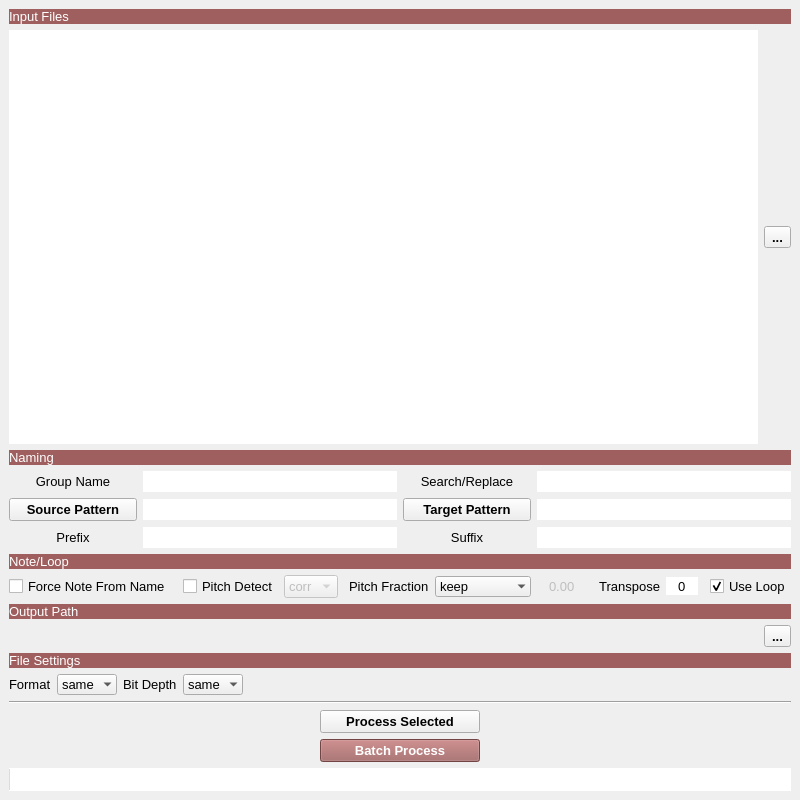
<?xml version="1.0" encoding="UTF-8"?>
<ui version="4.0">
 <class>rename_tool_mw</class>
 <widget class="QMainWindow" name="rename_tool_mw">
  <property name="geometry">
   <rect>
    <x>0</x>
    <y>0</y>
    <width>800</width>
    <height>800</height>
   </rect>
  </property>
  <property name="font">
   <font>
    <pointsize>10</pointsize>
    <strikeout>false</strikeout>
    <stylestrategy>PreferAntialias</stylestrategy>
   </font>
  </property>
  <property name="windowTitle">
   <string>Rename Sample Tool</string>
  </property>
  <property name="locale">
   <locale language="English" country="UnitedStates"/>
  </property>
  <widget class="QWidget" name="centralwidget">
   <layout class="QVBoxLayout" name="verticalLayout">
    <item>
     <widget class="QLabel" name="files_title_l">
      <property name="sizePolicy">
       <sizepolicy hsizetype="Minimum" vsizetype="Fixed">
        <horstretch>0</horstretch>
        <verstretch>0</verstretch>
       </sizepolicy>
      </property>
      <property name="minimumSize">
       <size>
        <width>64</width>
        <height>0</height>
       </size>
      </property>
      <property name="styleSheet">
       <string notr="true">background-color: rgb(159, 95, 95);
color: rgb(255, 255, 255);</string>
      </property>
      <property name="text">
       <string>Input Files</string>
      </property>
     </widget>
    </item>
    <item>
     <layout class="QHBoxLayout" name="files_lyt">
      <item>
       <widget class="QListWidget" name="files_lw">
        <property name="toolTip">
         <string>Drag and drop files or directories
Right click for context actions
Double-click to play</string>
        </property>
        <property name="frameShape">
         <enum>QFrame::NoFrame</enum>
        </property>
        <property name="dragDropMode">
         <enum>QAbstractItemView::DropOnly</enum>
        </property>
        <property name="selectionMode">
         <enum>QAbstractItemView::ExtendedSelection</enum>
        </property>
       </widget>
      </item>
      <item>
       <widget class="QToolButton" name="set_files_tb">
        <property name="font">
         <font>
          <weight>75</weight>
          <bold>true</bold>
         </font>
        </property>
        <property name="toolTip">
         <string>Set files to process</string>
        </property>
        <property name="text">
         <string>...</string>
        </property>
       </widget>
      </item>
     </layout>
    </item>
    <item>
     <widget class="QLabel" name="naming_title_l">
      <property name="sizePolicy">
       <sizepolicy hsizetype="Minimum" vsizetype="Fixed">
        <horstretch>0</horstretch>
        <verstretch>0</verstretch>
       </sizepolicy>
      </property>
      <property name="minimumSize">
       <size>
        <width>64</width>
        <height>0</height>
       </size>
      </property>
      <property name="styleSheet">
       <string notr="true">background-color: rgb(159, 95, 95);
color: rgb(255, 255, 255);</string>
      </property>
      <property name="text">
       <string>Naming</string>
      </property>
     </widget>
    </item>
    <item>
     <layout class="QHBoxLayout" name="basename_lyt">
      <item>
       <widget class="QLabel" name="groupname_l">
        <property name="sizePolicy">
         <sizepolicy hsizetype="Preferred" vsizetype="Preferred">
          <horstretch>0</horstretch>
          <verstretch>0</verstretch>
         </sizepolicy>
        </property>
        <property name="minimumSize">
         <size>
          <width>128</width>
          <height>0</height>
         </size>
        </property>
        <property name="text">
         <string>Group Name</string>
        </property>
        <property name="alignment">
         <set>Qt::AlignCenter</set>
        </property>
       </widget>
      </item>
      <item>
       <widget class="QLineEdit" name="groupname_le">
        <property name="toolTip">
         <string>Override group/base name</string>
        </property>
        <property name="text">
         <string/>
        </property>
        <property name="frame">
         <bool>false</bool>
        </property>
        <property name="alignment">
         <set>Qt::AlignCenter</set>
        </property>
       </widget>
      </item>
      <item>
       <widget class="QLabel" name="repstr_l">
        <property name="sizePolicy">
         <sizepolicy hsizetype="Preferred" vsizetype="Preferred">
          <horstretch>0</horstretch>
          <verstretch>0</verstretch>
         </sizepolicy>
        </property>
        <property name="minimumSize">
         <size>
          <width>128</width>
          <height>0</height>
         </size>
        </property>
        <property name="text">
         <string>Search/Replace</string>
        </property>
        <property name="alignment">
         <set>Qt::AlignCenter</set>
        </property>
       </widget>
      </item>
      <item>
       <widget class="QLineEdit" name="repstr_le">
        <property name="toolTip">
         <string>Enter 2 words separated by commas
The 1st word is replaced by the 2nd
The token is then available using {repstr} in the target pattern</string>
        </property>
        <property name="text">
         <string/>
        </property>
        <property name="frame">
         <bool>false</bool>
        </property>
        <property name="alignment">
         <set>Qt::AlignCenter</set>
        </property>
       </widget>
      </item>
     </layout>
    </item>
    <item>
     <layout class="QHBoxLayout" name="pattern_lyt">
      <item>
       <widget class="QPushButton" name="src_pattern_pb">
        <property name="sizePolicy">
         <sizepolicy hsizetype="Preferred" vsizetype="Preferred">
          <horstretch>0</horstretch>
          <verstretch>0</verstretch>
         </sizepolicy>
        </property>
        <property name="minimumSize">
         <size>
          <width>128</width>
          <height>0</height>
         </size>
        </property>
        <property name="font">
         <font>
          <weight>75</weight>
          <bold>true</bold>
         </font>
        </property>
        <property name="toolTip">
         <string>Pattern used to convert sample names to attribute values
Click for context menu and some pattern examples</string>
        </property>
        <property name="text">
         <string>Source Pattern</string>
        </property>
       </widget>
      </item>
      <item>
       <widget class="QLineEdit" name="src_pattern_le">
        <property name="toolTip">
         <string>Extract attributes following this pattern
Attributes names enclosed in curly braces {}</string>
        </property>
        <property name="text">
         <string/>
        </property>
        <property name="frame">
         <bool>false</bool>
        </property>
        <property name="alignment">
         <set>Qt::AlignCenter</set>
        </property>
       </widget>
      </item>
      <item>
       <widget class="QPushButton" name="tgt_pattern_pb">
        <property name="sizePolicy">
         <sizepolicy hsizetype="Preferred" vsizetype="Preferred">
          <horstretch>0</horstretch>
          <verstretch>0</verstretch>
         </sizepolicy>
        </property>
        <property name="minimumSize">
         <size>
          <width>128</width>
          <height>0</height>
         </size>
        </property>
        <property name="font">
         <font>
          <weight>75</weight>
          <bold>true</bold>
         </font>
        </property>
        <property name="toolTip">
         <string>Pattern used to compose file names from attributes
Click for context menu and some pattern examples</string>
        </property>
        <property name="text">
         <string>Target Pattern</string>
        </property>
       </widget>
      </item>
      <item>
       <widget class="QLineEdit" name="tgt_pattern_le">
        <property name="toolTip">
         <string>Recompose attributes following this pattern
Attributes names enclosed in curly braces {}</string>
        </property>
        <property name="text">
         <string/>
        </property>
        <property name="frame">
         <bool>false</bool>
        </property>
        <property name="alignment">
         <set>Qt::AlignCenter</set>
        </property>
       </widget>
      </item>
     </layout>
    </item>
    <item>
     <layout class="QHBoxLayout" name="presuffix_lyt">
      <item>
       <widget class="QLabel" name="prefix_l">
        <property name="sizePolicy">
         <sizepolicy hsizetype="Preferred" vsizetype="Preferred">
          <horstretch>0</horstretch>
          <verstretch>0</verstretch>
         </sizepolicy>
        </property>
        <property name="minimumSize">
         <size>
          <width>128</width>
          <height>0</height>
         </size>
        </property>
        <property name="text">
         <string>Prefix</string>
        </property>
        <property name="alignment">
         <set>Qt::AlignCenter</set>
        </property>
       </widget>
      </item>
      <item>
       <widget class="QLineEdit" name="prefix_le">
        <property name="text">
         <string/>
        </property>
        <property name="frame">
         <bool>false</bool>
        </property>
        <property name="alignment">
         <set>Qt::AlignCenter</set>
        </property>
       </widget>
      </item>
      <item>
       <widget class="QLabel" name="suffix_l">
        <property name="sizePolicy">
         <sizepolicy hsizetype="Preferred" vsizetype="Preferred">
          <horstretch>0</horstretch>
          <verstretch>0</verstretch>
         </sizepolicy>
        </property>
        <property name="minimumSize">
         <size>
          <width>128</width>
          <height>0</height>
         </size>
        </property>
        <property name="text">
         <string>Suffix</string>
        </property>
        <property name="alignment">
         <set>Qt::AlignCenter</set>
        </property>
       </widget>
      </item>
      <item>
       <widget class="QLineEdit" name="suffix_le">
        <property name="text">
         <string/>
        </property>
        <property name="frame">
         <bool>false</bool>
        </property>
        <property name="alignment">
         <set>Qt::AlignCenter</set>
        </property>
       </widget>
      </item>
     </layout>
    </item>
    <item>
     <widget class="QLabel" name="note_loop_title">
      <property name="sizePolicy">
       <sizepolicy hsizetype="Minimum" vsizetype="Fixed">
        <horstretch>0</horstretch>
        <verstretch>0</verstretch>
       </sizepolicy>
      </property>
      <property name="minimumSize">
       <size>
        <width>64</width>
        <height>0</height>
       </size>
      </property>
      <property name="styleSheet">
       <string notr="true">background-color: rgb(159, 95, 95);
color: rgb(255, 255, 255);</string>
      </property>
      <property name="text">
       <string>Note/Loop</string>
      </property>
     </widget>
    </item>
    <item>
     <layout class="QHBoxLayout" name="note_lyt">
      <item>
       <widget class="QCheckBox" name="force_pitch_name_cb">
        <property name="toolTip">
         <string>Attempt to read the note from the whole sample name
Might work even when the name is badly formatted</string>
        </property>
        <property name="text">
         <string>Force Note From Name</string>
        </property>
        <property name="checked">
         <bool>false</bool>
        </property>
       </widget>
      </item>
      <item>
       <spacer name="horizontalSpacer">
        <property name="orientation">
         <enum>Qt::Horizontal</enum>
        </property>
        <property name="sizeHint" stdset="0">
         <size>
          <width>40</width>
          <height>20</height>
         </size>
        </property>
       </spacer>
      </item>
      <item>
       <widget class="QCheckBox" name="pitch_detect_cb">
        <property name="toolTip">
         <string>Override any existing pitch information</string>
        </property>
        <property name="text">
         <string>Pitch Detect</string>
        </property>
       </widget>
      </item>
      <item>
       <widget class="QComboBox" name="pitch_mode_cmb">
        <property name="enabled">
         <bool>false</bool>
        </property>
        <property name="toolTip">
         <string>Pitch detection algorithm

'corr'	auto-correlation, fastest method by far but can be wrong about octave
'pyin'	pyin algorithm, good results with average speed

NOTE:	None is perfect so always double-check results in an audio editor such as Audacity or RX using spectrum/frequency analysis
	Pitch detection does not work on bell-like sounds</string>
        </property>
        <item>
         <property name="text">
          <string>corr</string>
         </property>
        </item>
        <item>
         <property name="text">
          <string>pyin</string>
         </property>
        </item>
       </widget>
      </item>
      <item>
       <spacer name="horizontalSpacer_4">
        <property name="orientation">
         <enum>Qt::Horizontal</enum>
        </property>
        <property name="sizeHint" stdset="0">
         <size>
          <width>40</width>
          <height>20</height>
         </size>
        </property>
       </spacer>
      </item>
      <item>
       <widget class="QLabel" name="pitch_fraction_l">
        <property name="text">
         <string>Pitch Fraction</string>
        </property>
       </widget>
      </item>
      <item>
       <widget class="QComboBox" name="pitch_fraction_cmb">
        <property name="sizePolicy">
         <sizepolicy hsizetype="Minimum" vsizetype="Fixed">
          <horstretch>0</horstretch>
          <verstretch>0</verstretch>
         </sizepolicy>
        </property>
        <property name="toolTip">
         <string>keep: use embedded value (if applicable)
override: replace with a given value
fine_tune: Detect pitch fraction using autocorrelation
fine_tune_lr: Detect pitch fraction using librosa</string>
        </property>
        <property name="currentIndex">
         <number>0</number>
        </property>
        <property name="frame">
         <bool>false</bool>
        </property>
        <item>
         <property name="text">
          <string>keep</string>
         </property>
        </item>
        <item>
         <property name="text">
          <string>override</string>
         </property>
        </item>
        <item>
         <property name="text">
          <string>fine_tune</string>
         </property>
        </item>
        <item>
         <property name="text">
          <string>fine_tune_lr</string>
         </property>
        </item>
       </widget>
      </item>
      <item>
       <widget class="QDoubleSpinBox" name="pitchfraction_dsb">
        <property name="enabled">
         <bool>false</bool>
        </property>
        <property name="toolTip">
         <string>Pitch fraction in semitone cents</string>
        </property>
        <property name="frame">
         <bool>false</bool>
        </property>
        <property name="alignment">
         <set>Qt::AlignCenter</set>
        </property>
        <property name="buttonSymbols">
         <enum>QAbstractSpinBox::NoButtons</enum>
        </property>
        <property name="minimum">
         <double>-100.000000000000000</double>
        </property>
        <property name="maximum">
         <double>100.000000000000000</double>
        </property>
       </widget>
      </item>
      <item>
       <spacer name="horizontalSpacer_8">
        <property name="orientation">
         <enum>Qt::Horizontal</enum>
        </property>
        <property name="sizeHint" stdset="0">
         <size>
          <width>40</width>
          <height>20</height>
         </size>
        </property>
       </spacer>
      </item>
      <item>
       <widget class="QLabel" name="transpose_l">
        <property name="text">
         <string>Transpose</string>
        </property>
        <property name="alignment">
         <set>Qt::AlignRight|Qt::AlignTrailing|Qt::AlignVCenter</set>
        </property>
       </widget>
      </item>
      <item>
       <widget class="QSpinBox" name="transpose_sb">
        <property name="toolTip">
         <string>Transpose note in semitones</string>
        </property>
        <property name="frame">
         <bool>false</bool>
        </property>
        <property name="alignment">
         <set>Qt::AlignCenter</set>
        </property>
        <property name="buttonSymbols">
         <enum>QAbstractSpinBox::NoButtons</enum>
        </property>
        <property name="minimum">
         <number>-127</number>
        </property>
        <property name="maximum">
         <number>127</number>
        </property>
       </widget>
      </item>
      <item>
       <spacer name="horizontalSpacer_3">
        <property name="orientation">
         <enum>Qt::Horizontal</enum>
        </property>
        <property name="sizeHint" stdset="0">
         <size>
          <width>40</width>
          <height>20</height>
         </size>
        </property>
       </spacer>
      </item>
      <item>
       <widget class="QCheckBox" name="use_loop_cb">
        <property name="toolTip">
         <string>Use loop if present
Clear loop information when disabled</string>
        </property>
        <property name="text">
         <string>Use Loop</string>
        </property>
        <property name="checked">
         <bool>true</bool>
        </property>
       </widget>
      </item>
     </layout>
    </item>
    <item>
     <widget class="QLabel" name="output_path_title_l">
      <property name="sizePolicy">
       <sizepolicy hsizetype="Minimum" vsizetype="Fixed">
        <horstretch>0</horstretch>
        <verstretch>0</verstretch>
       </sizepolicy>
      </property>
      <property name="minimumSize">
       <size>
        <width>64</width>
        <height>0</height>
       </size>
      </property>
      <property name="styleSheet">
       <string notr="true">background-color: rgb(159, 95, 95);
color: rgb(255, 255, 255);</string>
      </property>
      <property name="text">
       <string>Output Path</string>
      </property>
     </widget>
    </item>
    <item>
     <layout class="QHBoxLayout" name="output_path_lyt">
      <item>
       <widget class="QLabel" name="output_path_l">
        <property name="sizePolicy">
         <sizepolicy hsizetype="Minimum" vsizetype="Fixed">
          <horstretch>0</horstretch>
          <verstretch>0</verstretch>
         </sizepolicy>
        </property>
        <property name="text">
         <string/>
        </property>
       </widget>
      </item>
      <item>
       <widget class="QToolButton" name="set_output_path_tb">
        <property name="font">
         <font>
          <weight>75</weight>
          <bold>true</bold>
         </font>
        </property>
        <property name="toolTip">
         <string>Set output path
Process files in their respective directory if empty</string>
        </property>
        <property name="text">
         <string>...</string>
        </property>
       </widget>
      </item>
     </layout>
    </item>
    <item>
     <widget class="QLabel" name="settings_title_l">
      <property name="sizePolicy">
       <sizepolicy hsizetype="Minimum" vsizetype="Fixed">
        <horstretch>0</horstretch>
        <verstretch>0</verstretch>
       </sizepolicy>
      </property>
      <property name="minimumSize">
       <size>
        <width>64</width>
        <height>0</height>
       </size>
      </property>
      <property name="styleSheet">
       <string notr="true">background-color: rgb(159, 95, 95);
color: rgb(255, 255, 255);</string>
      </property>
      <property name="text">
       <string>File Settings</string>
      </property>
     </widget>
    </item>
    <item>
     <layout class="QHBoxLayout" name="output_file_lyt">
      <item>
       <widget class="QLabel" name="label_2">
        <property name="sizePolicy">
         <sizepolicy hsizetype="Fixed" vsizetype="Preferred">
          <horstretch>0</horstretch>
          <verstretch>0</verstretch>
         </sizepolicy>
        </property>
        <property name="text">
         <string>Format</string>
        </property>
       </widget>
      </item>
      <item>
       <widget class="QComboBox" name="format_cmb">
        <property name="sizePolicy">
         <sizepolicy hsizetype="Minimum" vsizetype="Fixed">
          <horstretch>0</horstretch>
          <verstretch>0</verstretch>
         </sizepolicy>
        </property>
        <property name="toolTip">
         <string>flac only allows integer format up to 24 bits
Use wav for 32 bits float</string>
        </property>
        <property name="currentIndex">
         <number>0</number>
        </property>
        <property name="frame">
         <bool>false</bool>
        </property>
        <item>
         <property name="text">
          <string>same</string>
         </property>
        </item>
        <item>
         <property name="text">
          <string>wav</string>
         </property>
        </item>
        <item>
         <property name="text">
          <string>flac</string>
         </property>
        </item>
       </widget>
      </item>
      <item>
       <widget class="QLabel" name="label">
        <property name="sizePolicy">
         <sizepolicy hsizetype="Fixed" vsizetype="Preferred">
          <horstretch>0</horstretch>
          <verstretch>0</verstretch>
         </sizepolicy>
        </property>
        <property name="text">
         <string>Bit Depth</string>
        </property>
       </widget>
      </item>
      <item>
       <widget class="QComboBox" name="bitdepth_cmb">
        <property name="sizePolicy">
         <sizepolicy hsizetype="Minimum" vsizetype="Fixed">
          <horstretch>0</horstretch>
          <verstretch>0</verstretch>
         </sizepolicy>
        </property>
        <property name="currentIndex">
         <number>0</number>
        </property>
        <property name="frame">
         <bool>false</bool>
        </property>
        <item>
         <property name="text">
          <string>same</string>
         </property>
        </item>
        <item>
         <property name="text">
          <string>16</string>
         </property>
        </item>
        <item>
         <property name="text">
          <string>24</string>
         </property>
        </item>
        <item>
         <property name="text">
          <string>32</string>
         </property>
        </item>
       </widget>
      </item>
      <item>
       <spacer name="horizontalSpacer_2">
        <property name="orientation">
         <enum>Qt::Horizontal</enum>
        </property>
        <property name="sizeHint" stdset="0">
         <size>
          <width>40</width>
          <height>20</height>
         </size>
        </property>
       </spacer>
      </item>
     </layout>
    </item>
    <item>
     <widget class="Line" name="line">
      <property name="orientation">
       <enum>Qt::Horizontal</enum>
      </property>
     </widget>
    </item>
    <item>
     <layout class="QGridLayout" name="buttons_lyt">
      <item row="0" column="0">
       <widget class="QPushButton" name="process_sel_pb">
        <property name="sizePolicy">
         <sizepolicy hsizetype="Fixed" vsizetype="Fixed">
          <horstretch>0</horstretch>
          <verstretch>0</verstretch>
         </sizepolicy>
        </property>
        <property name="minimumSize">
         <size>
          <width>160</width>
          <height>0</height>
         </size>
        </property>
        <property name="font">
         <font>
          <weight>75</weight>
          <bold>true</bold>
         </font>
        </property>
        <property name="toolTip">
         <string>Process selected item(s) with current settings</string>
        </property>
        <property name="text">
         <string>Process Selected</string>
        </property>
       </widget>
      </item>
      <item row="1" column="0">
       <widget class="QPushButton" name="process_pb">
        <property name="sizePolicy">
         <sizepolicy hsizetype="Fixed" vsizetype="Fixed">
          <horstretch>0</horstretch>
          <verstretch>0</verstretch>
         </sizepolicy>
        </property>
        <property name="minimumSize">
         <size>
          <width>160</width>
          <height>0</height>
         </size>
        </property>
        <property name="font">
         <font>
          <weight>75</weight>
          <bold>true</bold>
         </font>
        </property>
        <property name="toolTip">
         <string>Process all input files with current settings</string>
        </property>
        <property name="styleSheet">
         <string notr="true">QPushButton{background-color: rgb(159, 95, 95);
color: rgb(255, 255, 255);}</string>
        </property>
        <property name="text">
         <string>Batch Process</string>
        </property>
        <property name="default">
         <bool>false</bool>
        </property>
       </widget>
      </item>
     </layout>
    </item>
    <item>
     <widget class="QProgressBar" name="progress_pb">
      <property name="styleSheet">
       <string notr="true">QProgressBar{border: none;}</string>
      </property>
      <property name="value">
       <number>0</number>
      </property>
      <property name="alignment">
       <set>Qt::AlignCenter</set>
      </property>
      <property name="textVisible">
       <bool>false</bool>
      </property>
      <property name="format">
       <string notr="true"/>
      </property>
     </widget>
    </item>
   </layout>
  </widget>
 </widget>
 <resources/>
 <connections/>
</ui>
